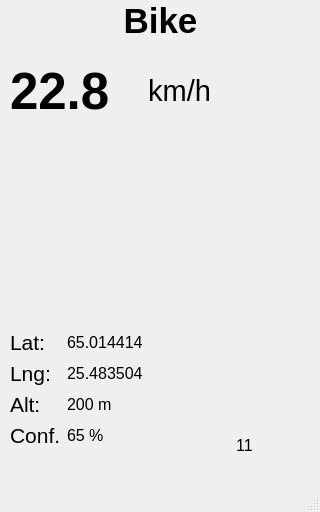
<?xml version="1.0" encoding="UTF-8"?>
<ui version="4.0">
 <class>MainWindow</class>
 <widget class="QMainWindow" name="MainWindow">
  <property name="geometry">
   <rect>
    <x>0</x>
    <y>0</y>
    <width>320</width>
    <height>512</height>
   </rect>
  </property>
  <property name="windowTitle">
   <string>MainWindow</string>
  </property>
  <widget class="QWidget" name="centralwidget">
   <widget class="QLabel" name="titleText">
    <property name="geometry">
     <rect>
      <x>0</x>
      <y>0</y>
      <width>321</width>
      <height>41</height>
     </rect>
    </property>
    <property name="font">
     <font>
      <pointsize>26</pointsize>
      <bold>true</bold>
     </font>
    </property>
    <property name="text">
     <string>Bike</string>
    </property>
    <property name="alignment">
     <set>Qt::AlignCenter</set>
    </property>
   </widget>
   <widget class="QWidget" name="horizontalLayoutWidget">
    <property name="geometry">
     <rect>
      <x>10</x>
      <y>50</y>
      <width>201</width>
      <height>81</height>
     </rect>
    </property>
    <layout class="QHBoxLayout" name="speedLayout">
     <property name="spacing">
      <number>0</number>
     </property>
     <item>
      <widget class="QLabel" name="speedText">
       <property name="font">
        <font>
         <pointsize>38</pointsize>
         <bold>true</bold>
        </font>
       </property>
       <property name="text">
        <string>22.8</string>
       </property>
      </widget>
     </item>
     <item>
      <widget class="QLabel" name="speedSuffixText">
       <property name="font">
        <font>
         <pointsize>22</pointsize>
        </font>
       </property>
       <property name="text">
        <string>km/h</string>
       </property>
       <property name="alignment">
        <set>Qt::AlignRight|Qt::AlignTrailing|Qt::AlignVCenter</set>
       </property>
      </widget>
     </item>
    </layout>
   </widget>
   <widget class="QLabel" name="coursePic">
    <property name="geometry">
     <rect>
      <x>10</x>
      <y>170</y>
      <width>128</width>
      <height>128</height>
     </rect>
    </property>
    <property name="text">
     <string/>
    </property>
    <property name="pixmap">
     <pixmap resource="Resources.qrc">:/images/locationArrow.png</pixmap>
    </property>
    <property name="scaledContents">
     <bool>true</bool>
    </property>
    <property name="alignment">
     <set>Qt::AlignCenter</set>
    </property>
   </widget>
   <widget class="QWidget" name="formLayoutWidget">
    <property name="geometry">
     <rect>
      <x>10</x>
      <y>330</y>
      <width>161</width>
      <height>132</height>
     </rect>
    </property>
    <layout class="QFormLayout" name="infoLayout">
     <item row="0" column="0">
      <widget class="QLabel" name="latText">
       <property name="font">
        <font>
         <pointsize>16</pointsize>
        </font>
       </property>
       <property name="text">
        <string>Lat:</string>
       </property>
      </widget>
     </item>
     <item row="1" column="0">
      <widget class="QLabel" name="lngText">
       <property name="font">
        <font>
         <pointsize>16</pointsize>
        </font>
       </property>
       <property name="text">
        <string>Lng:</string>
       </property>
      </widget>
     </item>
     <item row="2" column="0">
      <widget class="QLabel" name="altText">
       <property name="font">
        <font>
         <pointsize>16</pointsize>
        </font>
       </property>
       <property name="text">
        <string>Alt:</string>
       </property>
      </widget>
     </item>
     <item row="3" column="0">
      <widget class="QLabel" name="label">
       <property name="font">
        <font>
         <pointsize>16</pointsize>
        </font>
       </property>
       <property name="text">
        <string>Conf.</string>
       </property>
      </widget>
     </item>
     <item row="0" column="1">
      <widget class="QLabel" name="latValueText">
       <property name="font">
        <font>
         <pointsize>12</pointsize>
        </font>
       </property>
       <property name="text">
        <string>65.014414</string>
       </property>
      </widget>
     </item>
     <item row="1" column="1">
      <widget class="QLabel" name="lngValueText">
       <property name="font">
        <font>
         <pointsize>12</pointsize>
        </font>
       </property>
       <property name="text">
        <string>25.483504</string>
       </property>
      </widget>
     </item>
     <item row="2" column="1">
      <widget class="QLabel" name="altValueText">
       <property name="font">
        <font>
         <pointsize>12</pointsize>
        </font>
       </property>
       <property name="text">
        <string>200 m</string>
       </property>
      </widget>
     </item>
     <item row="3" column="1">
      <widget class="QLabel" name="confidenceValueText">
       <property name="font">
        <font>
         <pointsize>12</pointsize>
        </font>
       </property>
       <property name="text">
        <string>65 %</string>
       </property>
      </widget>
     </item>
    </layout>
   </widget>
   <widget class="QLabel" name="satImage">
    <property name="geometry">
     <rect>
      <x>210</x>
      <y>350</y>
      <width>64</width>
      <height>64</height>
     </rect>
    </property>
    <property name="text">
     <string/>
    </property>
    <property name="pixmap">
     <pixmap resource="Resources.qrc">:/images/satellite.png</pixmap>
    </property>
    <property name="scaledContents">
     <bool>true</bool>
    </property>
   </widget>
   <widget class="QLabel" name="satText">
    <property name="geometry">
     <rect>
      <x>180</x>
      <y>430</y>
      <width>129</width>
      <height>31</height>
     </rect>
    </property>
    <property name="font">
     <font>
      <pointsize>12</pointsize>
     </font>
    </property>
    <property name="text">
     <string>11</string>
    </property>
    <property name="alignment">
     <set>Qt::AlignCenter</set>
    </property>
   </widget>
  </widget>
  <widget class="QMenuBar" name="menubar">
   <property name="geometry">
    <rect>
     <x>0</x>
     <y>0</y>
     <width>320</width>
     <height>21</height>
    </rect>
   </property>
  </widget>
  <widget class="QStatusBar" name="statusbar"/>
 </widget>
 <resources>
  <include location="Resources.qrc"/>
 </resources>
 <connections/>
</ui>
